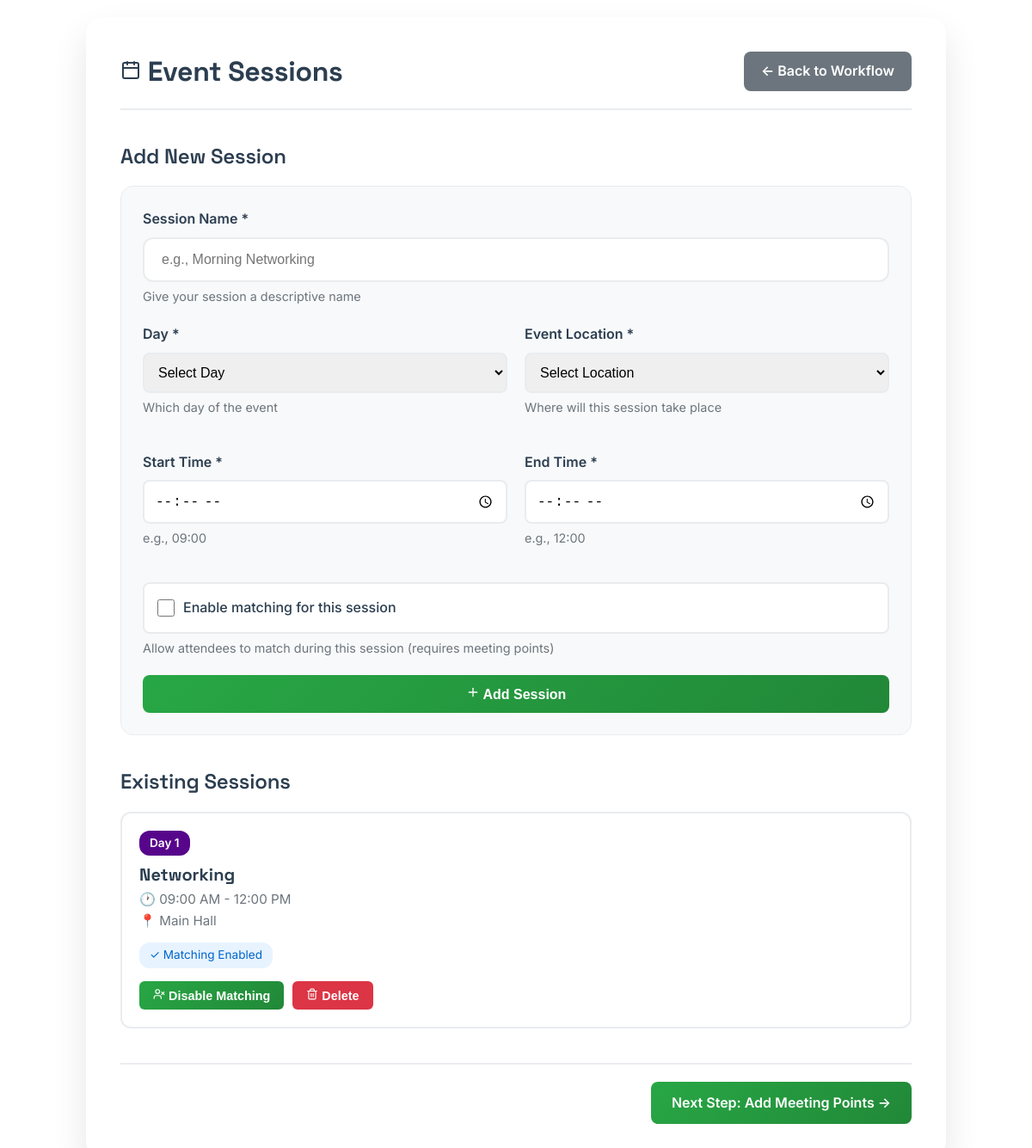
Page /event/1/sessions (signed in) on the committed database.
### src/models.py (models this page shows, shortened)
class EventSession(db.Model):
    id = db.Column(db.Integer, primary_key=True)
    event_id = db.Column(db.Integer, db.ForeignKey('event.id'), nullable=False)
    name = db.Column(db.String(100), nullable=False)  # e.g., "Morning Session"
    day_number = db.Column(db.Integer, nullable=False)  # e.g., 1 for Day 1, 2 for Day 2
    start_time = db.Column(db.Time, nullable=False)  # Time only (e.g., 09:00)
    end_time = db.Column(db.Time, nullable=False)  # Time only (e.g., 12:00)
    location_description = db.Column(db.String(200), nullable=True)  # General location info (deprecated, use session_location)
    session_location_id = db.Column(db.Integer, db.ForeignKey('session_location.id'), nullable=True)
    matching_enabled = db.Column(db.Boolean, default=False, nullable=False)
    event = db.relationship('Event', backref='sessions')
    session_location = db.relationship('SessionLocation', backref='sessions')

class SessionLocation(db.Model):
    id = db.Column(db.Integer, primary_key=True)
    event_id = db.Column(db.Integer, db.ForeignKey('event.id'), nullable=False)
    name = db.Column(db.String(100), nullable=False)
    description = db.Column(db.Text, nullable=True)
    created_at = db.Column(db.DateTime, default=datetime.utcnow)
    event = db.relationship('Event', backref='session_locations')

### src/routes/scheduling.py (the view, shortened to what this page needs)
@scheduling_bp.route('/<int:event_id>/sessions', methods=['GET', 'POST'])
@login_required
@admin_required
def manage_sessions(event_id):
    event = Event.query.get_or_404(event_id)
    session_locations = SessionLocation.query.filter_by(event_id=event_id).all()
    sessions = EventSession.query.filter_by(event_id=event_id).order_by(EventSession.day_number, EventSession.start_time).all()
    return render_template('admin/manage_sessions.html', event=event, sessions=sessions, session_locations=session_locations)

### src/app.py (called while the page is built)
def create_app(config_name=None):
    app = Flask(__name__,
                template_folder='templates',
                static_folder='static')
    config_class = get_config(config_name)
    app.config.from_object(config_class)
    app.config['SQLALCHEMY_DATABASE_URI'] = f'sqlite:///{os.path.join(PROJECT_ROOT, "instance", "nfc_networking.db")}'
    app.config['UPLOAD_FOLDER'] = os.path.join(PROJECT_ROOT, 'uploads')
    db.init_app(app)
    migrate = Migrate(app, db, directory=os.path.join(PROJECT_ROOT, 'migrations'))
    login_manager = LoginManager()
    login_manager.init_app(app)
    login_manager.login_view = 'auth.login'
    @login_manager.user_loader
    def load_user(user_id):
        return User.query.get(int(user_id))
    register_blueprints(app)
    register_error_handlers(app)
    return app

### src/models.py (called while the page is built)
    def is_administrator(self):
        return self.is_admin

### src/routes/utils.py (called while the page is built)
def admin_required(f):
    @wraps(f)
    def decorated_function(*args, **kwargs):
        if not current_user.is_authenticated or not current_user.is_administrator():
            flash('Admin access required!', 'error')
            if current_user.is_authenticated:
                return redirect(url_for('user.dashboard'))
            else:
                return redirect(url_for('auth.login'))
        return f(*args, **kwargs)
    return decorated_function

### src/templates/admin/manage_sessions.html (shortened to what this page needs)
{% extends "base.html" %}
{% block content %}
<div class="container">
    <div class="header">
        <h1><i data-lucide="calendar" style="width: 24px; height: 24px;"></i> Event Sessions</h1>
        <a href="{{ url_for('scheduling.event_sessions_workflow', event_id=event.id) }}" class="back-btn">← Back to
            Workflow</a>
    </div>
    {% if not session_locations %}
    <div class="warning-box">
        <strong><i data-lucide="alert-triangle" style="width: 16px; height: 16px;"></i> No Event Locations</strong>
        <p style="color: #7f8c8d;">You need to create Event Locations first! <a
                href="{{ url_for('scheduling.manage_event_locations', event_id=event.id) }}"
                style="color: #856404; text-decoration: underline;">Create Event Locations</a></p>
    </div>
    {% else %}
    <div class="section">
        <h2 style="margin-bottom: 20px; color: #2c3e50;">Add New Session</h2>
        <div class="form-card">
            <form method="POST">
                <div class="form-group">
                    <label for="name">Session Name *</label>
                    <input type="text" id="name" name="name" placeholder="e.g., Morning Networking" required>
                    <div class="helper-text">Give your session a descriptive name</div>
                </div>
                <div class="form-row">
                    <div class="form-group">
                        <label for="day_number">Day *</label>
                        <select id="day_number" name="day_number" required>
                            <option value="">Select Day</option>
                        </select>
                        <div class="helper-text">Which day of the event</div>
                    </div>
                    <div class="form-group">
                        <label for="session_location_id">Event Location *</label>
                        <select id="session_location_id" name="session_location_id" required>
                            <option value="">Select Location</option>
                        </select>
                        <div class="helper-text">Where will this session take place</div>
                    </div>
                </div>
                <div class="form-row">
                    <div class="form-group">
                        <label for="start_time">Start Time *</label>
                        <input type="time" id="start_time" name="start_time" required>
                        <div class="helper-text">e.g., 09:00</div>
                    </div>
                    <div class="form-group">
                        <label for="end_time">End Time *</label>
                        <input type="time" id="end_time" name="end_time" required>
                        <div class="helper-text">e.g., 12:00</div>
                    </div>
                </div>
                <div class="form-group">
                    <div class="checkbox-group">
                        <input type="checkbox" id="matching_enabled" name="matching_enabled">
                        <label for="matching_enabled">Enable matching for this session</label>
                    </div>
                    <div class="helper-text">Allow attendees to match during this session (requires meeting points)
                    </div>
                </div>
                <button type="submit" class="submit-btn"><i data-lucide="plus" style="width: 16px; height: 16px;"></i>
                    Add Session</button>
            </form>
        </div>
    </div>
    {% endif %}
    <div class="section">
        <h2 style="margin-bottom: 20px; color: #2c3e50;">Existing Sessions</h2>
        {% if sessions %}
        <div class="sessions-grid">
            {% for session in sessions %}
            <div class="session-card">
                <div class="session-day">Day {{ session.day_number }}</div>
                <h3 class="session-title">{{ session.name }}</h3>
                <div class="session-details">
                    <div>🕐 {{ session.start_time.strftime('%I:%M %p') }} - {{ session.end_time.strftime('%I:%M %p') }}
                    </div>
                    {% if session.session_location %}
                    <div>📍 {{ session.session_location.name }}</div>
                    {% endif %}
                    {% if session.matching_enabled %}
                    <div style="margin-top: 8px;">
                        <span class="info-badge">✓ Matching Enabled</span>
                    </div>
                    {% endif %}
                </div>
                <div class="session-actions">
                    <form method="POST" style="display: inline;">
                        <button type="submit"
                            class="toggle-btn {% if session.matching_enabled %}enabled{% else %}disabled{% endif %}">
                            {% if session.matching_enabled %}<i data-lucide="user-x"
                                style="width: 14px; height: 14px;"></i> Disable Matching{% else %}<i
                                data-lucide="user-check" style="width: 14px; height: 14px;"></i> Enable Matching{% endif
                            %}
                        </button>
                    </form>
                    <form method="POST" onsubmit="return confirm('Delete this session?');" style="display: inline;">
                        <button type="submit" class="delete-btn"><i data-lucide="trash-2"
                                style="width: 14px; height: 14px;"></i> Delete</button>
                    </form>
                </div>
            </div>
            {% endfor %}
        </div>
        {% endif %}
    </div>
    <div style="margin-top: 40px; text-align: right; padding-top: 20px; border-top: 2px solid #e9ecef;">
        <a href="{{ url_for('scheduling.manage_meeting_points', event_id=event.id) }}" class="submit-btn"
            style="display: inline-block; width: auto; text-decoration: none;">
            Next Step: Add Meeting Points →
        </a>
    </div>
</div>
{% endblock %}

### src/static/css/style.css (style rules this page uses)
:root { --nyu-violet: #57068c; --nyu-light-violet: #ab82c5; --nyu-yellow: #f4ec51; --nyu-light-gray: #f2f2f2; --color-bg: #ffffff; --color-bg-subtle: #fdfdfd; --color-bg-muted: #f8f9fa; --color-text-primary: #2c3e50; --color-text-secondary: #7f8c8d; --color-text-muted: #6c757d; --color-success: #28a745; --color-danger: #dc3545; --color-warning: #ffc107; --color-info: #17a2b8; --color-border: #e9ecef; --color-border-subtle: #f0f0f0; --font-heading: 'Space Grotesk', -apple-system, BlinkMacSystemFont, sans-serif; --font-body: 'Inter', -apple-system, BlinkMacSystemFont, sans-serif; --font-code: 'Menlo', 'Monaco', 'Courier New', monospace; --space-xs: 4px; --space-sm: 8px; --space-md: 12px; --space-lg: 20px; --space-xl: 40px; --radius-sm: 8px; --radius-md: 12px; --radius-lg: 20px; --radius-pill: 20px; --shadow-sm: 0 2px 5px rgba(87, 6, 140, 0.2); --shadow-md: 0 4px 20px rgba(0, 0, 0, 0.05); --shadow-lg: 0 10px 30px rgba(0, 0, 0, 0.08); --shadow-subtle: 0 4px 6px rgba(0, 0, 0, 0.1); --transition-fast: 0.2s ease; --transition-base: 0.3s ease; }
* { margin: 0; padding: 0; box-sizing: border-box; }
body { font-family: var(--font-body); background-color: var(--color-bg); color: var(--color-text-primary); line-height: 1.6; min-height: 100vh; -webkit-font-smoothing: antialiased; -moz-osx-font-smoothing: grayscale; }
h1, h2, h3, h4, h5, h6 { font-family: var(--font-heading); font-weight: 600; line-height: 1.2; color: var(--color-text-primary); margin: 0; }
h1 { font-size: 2.5rem; font-weight: 700; letter-spacing: -0.02em; }
h2 { font-size: 2rem; font-weight: 600; letter-spacing: -0.01em; }
h3 { font-size: 1.5rem; font-weight: 600; }
.container { background: var(--color-bg); padding: var(--space-xl); border-radius: var(--radius-lg); max-width: 1400px; margin: var(--space-xl) auto; }
.header { display: flex; justify-content: space-between; align-items: center; margin-bottom: var(--space-xl); padding-bottom: var(--space-lg); border-bottom: 2px solid var(--nyu-light-gray); }
.header h1 { font-size: 2.2rem; font-weight: 700; color: var(--nyu-violet); letter-spacing: -0.01em; }
.section { margin-bottom: 50px; }
.section h2 { color: var(--nyu-violet); margin-bottom: 25px; font-size: 1.5rem; font-weight: 600; }
.form-group { margin-bottom: var(--space-md); }
.form-group label { display: block; margin-bottom: var(--space-sm); font-weight: 600; color: var(--color-text-primary); }
.form-group input[type="text"], .form-group input[type="email"], .form-group input[type="password"] { width: 100%; padding: 15px 20px; border: 2px solid var(--color-border); border-radius: var(--radius-md); font-size: 1rem; transition: all var(--transition-base); }
.form-row { display: flex; gap: 15px; align-items: flex-end; flex-wrap: wrap; }
.form-row .form-group { flex: 1; min-width: 250px; }

### rows in the picture
EventSession: day_number "1", name "Networking", start_time "09:00 AM", end_time "12:00 PM", session_location.name "Main Hall", matching_enabled "✓ Matching Enabled"
